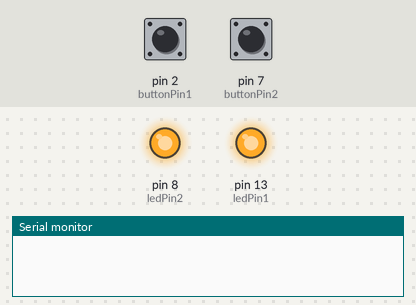
The sketch below on a simulated Arduino Uno, built with avr-gcc and run on an emulated ATmega328P. On the bench: output pins drawn as LEDs (lit = HIGH), the last lines printed to the serial monitor. Dashed ring = blinking. The inputs (shaded band) are chosen by the test bench; at power-on: pin 2 (buttonPin1) HIGH, pin 7 (buttonPin2) HIGH.

Above: at 1.2 s.
1.3 s: pin 2 (buttonPin1) pulled LOW for 0.15 s
At 1.5 s:
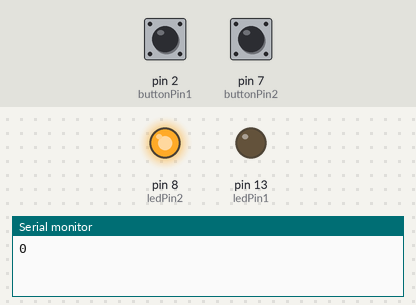
3.2 s: pin 7 (buttonPin2) pulled LOW for 0.15 s
At 3.4 s:
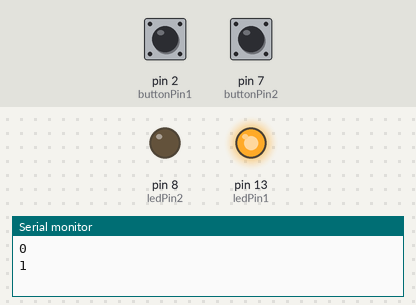
5.1 s: pin 7 (buttonPin2) pulled LOW for 3.2 s
At 9.5 s:
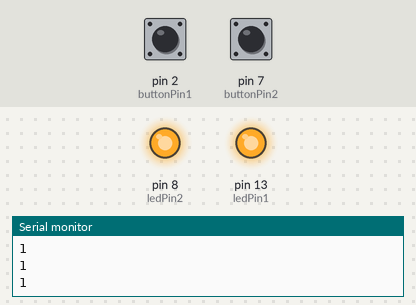
9.8 s: pin 2 (buttonPin1) pulled LOW for 3.2 s
At 10.8 s:
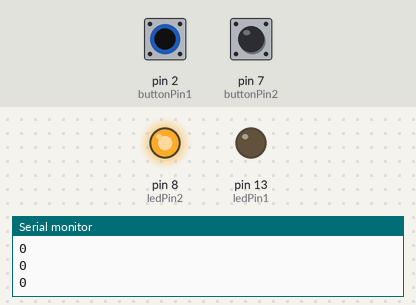
14.5 s: pin 2 (buttonPin1) driven LOW and pin 7 (buttonPin2) driven LOW
At 15.5 s:
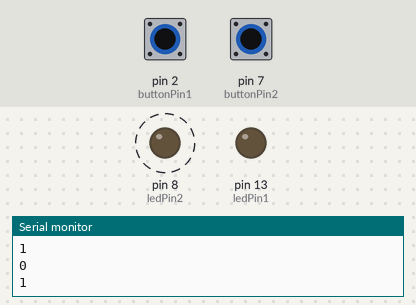
Timing chart, 0 to 18.5 s (numbered marks = the images above; inputs shaded):
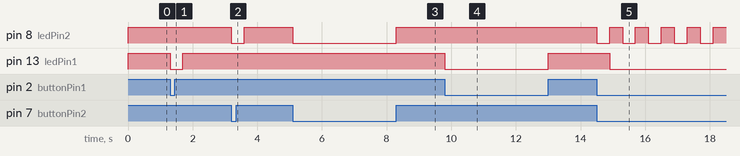

Measured:
- after the input at 1.3 s, pin 13 (ledPin1): HIGH → LOW at once, → HIGH 0.40 s later
- after the input at 3.2 s, pin 8 (ledPin2): HIGH → LOW at once, → HIGH 0.40 s later
- after the input at 5.1 s, pin 8 (ledPin2): HIGH → LOW at once, → HIGH 3.2 s later
- after the input at 9.8 s, pin 13 (ledPin1): HIGH → LOW at once, → HIGH 3.2 s later
- after the input at 14.5 s, pin 8 (ledPin2): alternates HIGH for 0.40 s and LOW for 0.40 s, starting at once; pin 13 (ledPin1): HIGH → LOW after 0.40 s

The sketch:

WhackAMyth.ino
```cpp
const int buttonPin1 = 2; // red
const int ledPin1    = 13;
const int buttonPin2 = 7; // green
const int ledPin2    = 8;

void setup() {
  pinMode(buttonPin1, INPUT_PULLUP);
  pinMode(buttonPin2, INPUT_PULLUP);
  pinMode(ledPin1, OUTPUT);
  pinMode(ledPin2, OUTPUT);
  Serial.begin(9600);
}

void loop() {
  // Read button states
  bool b1 = (digitalRead(buttonPin1) == LOW); // pressed?
  bool b2 = (digitalRead(buttonPin2) == LOW);

  // Reset LEDs each loop
  digitalWrite(ledPin1, HIGH);
  digitalWrite(ledPin2, HIGH);

  if (b1) {
    Serial.println("0");
    digitalWrite(ledPin1, LOW);
    delay(400); // debounce & prevent spam
  }
  if (b2) {
    Serial.println("1");
    digitalWrite(ledPin2, LOW);
    delay(400);
  }
}

// void setup() {
//   Serial.begin(9600);
// }

// void loop() {
//   Serial.println(0);
//   delay(1000);
//   Serial.println(1);
//   delay(1000);

// }
```
